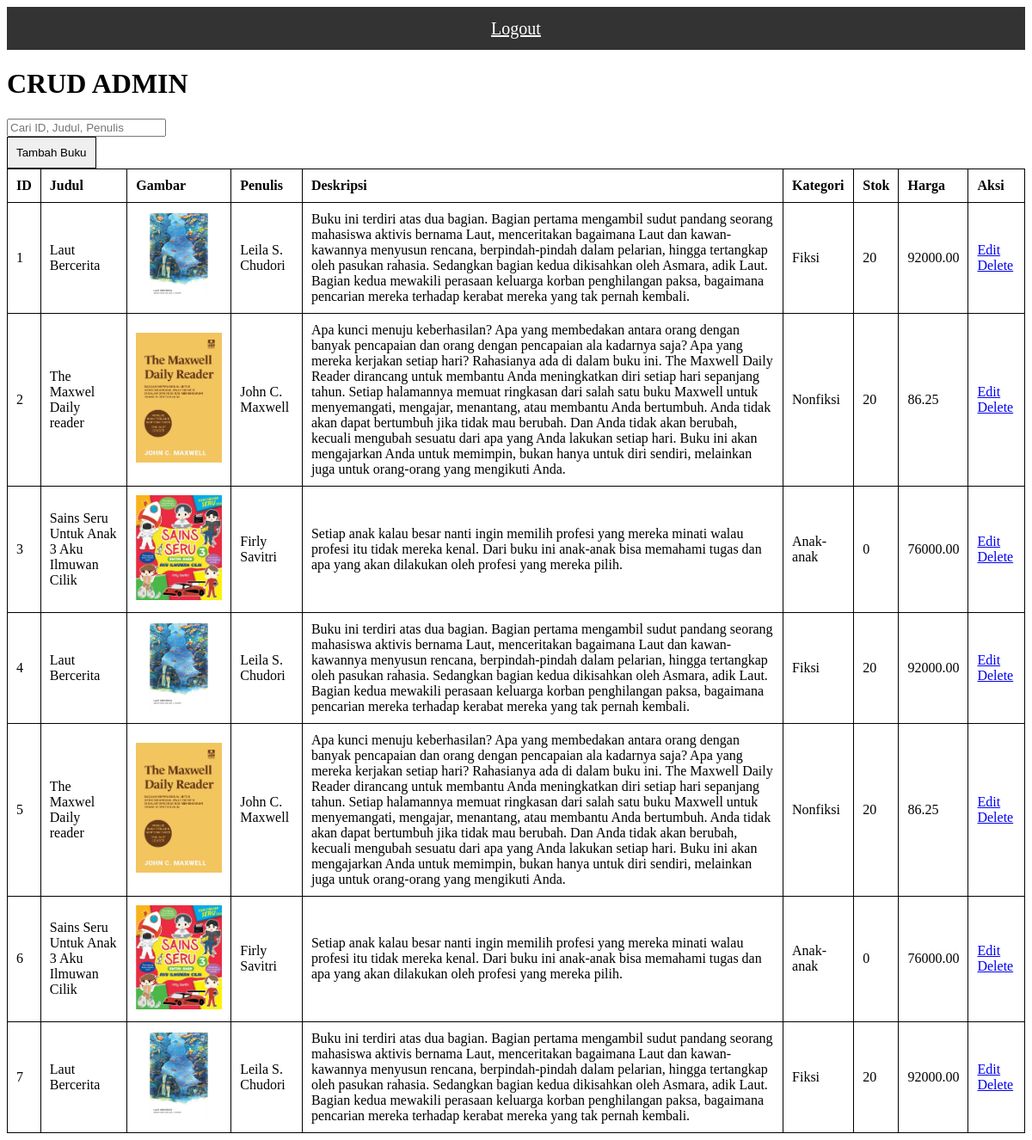
The page /CRUDadmin.php on the database its author committed.
### tables this page shows
CREATE TABLE `buku` (
  `id_buku` int(11) NOT NULL,
  `nama_buku` varchar(255) NOT NULL,
  `penulis` varchar(50) NOT NULL,
  `deskripsi` text NOT NULL,
  `kategori_buku` varchar(255) NOT NULL,
  `stok_buku` int(11) NOT NULL,
  `harga_buku` decimal(10,2) NOT NULL,
  `gambar` varchar(255) NOT NULL
);

### CRUDadmin.php (the view, shortened to what this page needs)
<?php
require "koneksi.php";
if (isset($_GET['search'])) {
    $search = mysqli_real_escape_string($conn, $_GET['search']);
    $query = "SELECT * FROM buku WHERE id_buku LIKE '%$search%' OR nama_buku LIKE '%$search%' OR penulis LIKE '%$search%'";
} else {
    $query = "SELECT * FROM buku";
}
$buku = [];
$result = mysqli_query($conn, $query);
while ($row = mysqli_fetch_assoc($result)) {
    $buku[] = $row;
}
?>
<!DOCTYPE html>
<html lang="en">
<head>
</head>
<body>
    <div class="navbar">
        <a href="logout.php">Logout</a>
    </div>
    <h1>CRUD ADMIN</h1>
    <search-bar>
        <form action="CRUDadmin.php" method="GET">
            <input type="text" name="search" placeholder="Cari ID, Judul, Penulis"
            <?php if(isset($_GET['search'])) echo 'value="'.$_GET['search'].'"'; ?>>
        </form>
    </search-bar>
    <a href="tambah_buku.php">
        <button class="tambah">Tambah Buku</button>
    </a>
    <table>
        <tr>
            <th>ID </th>
            <th>Judul</th>
            <th>Gambar</th>
            <th>Penulis</th>
            <th>Deskripsi</th>
            <th>Kategori</th>
            <th>Stok</th>
            <th>Harga</th>
            <th>Aksi</th>
        </tr>
        <?php foreach($buku as $b) : ?>
            <tr>
                <td><?php echo $b['id_buku'] ?></td>
                <td><?php echo $b['nama_buku'] ?></td>
                <td><img class="gambar-row" src="uploads/<?php echo $b['gambar'] ?>" alt="gambar buku" style="width: 100px;"></td>
                <td><?php echo $b['penulis'] ?></td>
                <td><?php echo $b['deskripsi'] ?></td>
                <td><?php echo $b['kategori_buku'] ?></td>
                <td><?php echo $b['stok_buku']?></td>
                <td><?php echo $b['harga_buku']?></td>
                <td>
                    <a href="edit_buku.php?id_buku=<?php echo $b['id_buku'] ?>">Edit</a>
                    <a href="delete_buku.php?id_buku=<?php echo $b['id_buku'] ?>" onclick="return confirm('Yakin ingin menghapus?')">Delete</a>
                </td>
            </tr>
        <?php endforeach; ?>
    </table>
</body>
</html>

### CRUDadmin.php (style rules this page uses)
table { width: 100%; border-collapse: collapse; }
table, th, td { border: 1px solid black; }
th, td { padding: 10px; text-align: left; }
.tambah { color:black; padding: 10px 10px; text-decoration: none; border: 1px solid black; cursor: pointer; }
.navbar { overflow: hidden; background-color: #333; height: 50px; color: white; }
.navbar a { display: block; color: white; text-align: center; padding: 14px 16px; font-size : 20px; }
.gambar-row { width: fit-content; height: auto; }

### rows shown on the page
buku: id_buku "1", nama_buku "Laut Bercerita", gambar (picture), penulis "Leila S. Chudori", deskripsi "Buku ini terdiri atas dua bagian. Bagian pertama mengambil sudut pandang seorang mahasiswa aktivis bernama Laut, menceritakan bagaimana Laut dan kawan-kawannya menyusun rencana, berpindah-pindah dalam pelarian, hingga tertangkap oleh pasukan rahasia. Sedangkan bagian kedua dikisahkan oleh Asmara, adik Laut. Bagian kedua mewakili perasaan keluarga korban penghilangan paksa, bagaimana pencarian mereka terhadap kerabat mereka yang tak pernah kembali.", kategori_buku "Fiksi", stok_buku "20", harga_buku "92000.00"
buku: id_buku "2", nama_buku "The Maxwel Daily reader", gambar (picture), penulis "John C. Maxwell", deskripsi "Apa kunci menuju keberhasilan? Apa yang membedakan antara orang dengan banyak pencapaian dan orang dengan pencapaian ala kadarnya saja? Apa yang mereka kerjakan setiap hari? Rahasianya ada di dalam buku ini. The Maxwell Daily Reader dirancang untuk membantu Anda meningkatkan diri setiap hari sepanjang tahun. Setiap halamannya memuat ringkasan dari salah satu buku Maxwell untuk menyemangati, mengajar, menantang, atau membantu Anda bertumbuh. Anda tidak akan dapat bertumbuh jika tidak mau berubah. Dan Anda tidak akan berubah, kecuali mengubah sesuatu dari apa yang Anda lakukan setiap hari. Buku ini akan mengajarkan Anda untuk memimpin, bukan hanya untuk diri sendiri, melainkan juga untuk…", kategori_buku "Nonfiksi", stok_buku "20", harga_buku "86.25"
buku: id_buku "3", nama_buku "Sains Seru Untuk Anak 3 Aku Ilmuwan Cilik", gambar (picture), penulis "Firly Savitri", deskripsi "Setiap anak kalau besar nanti ingin memilih profesi yang mereka minati walau profesi itu tidak mereka kenal. Dari buku ini anak-anak bisa memahami tugas dan apa yang akan dilakukan oleh profesi yang mereka pilih.", kategori_buku "Anak-anak", stok_buku "0", harga_buku "76000.00"
buku: id_buku "4", nama_buku "Laut Bercerita", gambar (picture), penulis "Leila S. Chudori", deskripsi "Buku ini terdiri atas dua bagian. Bagian pertama mengambil sudut pandang seorang mahasiswa aktivis bernama Laut, menceritakan bagaimana Laut dan kawan-kawannya menyusun rencana, berpindah-pindah dalam pelarian, hingga tertangkap oleh pasukan rahasia. Sedangkan bagian kedua dikisahkan oleh Asmara, adik Laut. Bagian kedua mewakili perasaan keluarga korban penghilangan paksa, bagaimana pencarian mereka terhadap kerabat mereka yang tak pernah kembali.", kategori_buku "Fiksi", stok_buku "20", harga_buku "92000.00"
buku: id_buku "5", nama_buku "The Maxwel Daily reader", gambar (picture), penulis "John C. Maxwell", deskripsi "Apa kunci menuju keberhasilan? Apa yang membedakan antara orang dengan banyak pencapaian dan orang dengan pencapaian ala kadarnya saja? Apa yang mereka kerjakan setiap hari? Rahasianya ada di dalam buku ini. The Maxwell Daily Reader dirancang untuk membantu Anda meningkatkan diri setiap hari sepanjang tahun. Setiap halamannya memuat ringkasan dari salah satu buku Maxwell untuk menyemangati, mengajar, menantang, atau membantu Anda bertumbuh. Anda tidak akan dapat bertumbuh jika tidak mau berubah. Dan Anda tidak akan berubah, kecuali mengubah sesuatu dari apa yang Anda lakukan setiap hari. Buku ini akan mengajarkan Anda untuk memimpin, bukan hanya untuk diri sendiri, melainkan juga untuk…", kategori_buku "Nonfiksi", stok_buku "20", harga_buku "86.25"
buku: id_buku "6", nama_buku "Sains Seru Untuk Anak 3 Aku Ilmuwan Cilik", gambar (picture), penulis "Firly Savitri", deskripsi "Setiap anak kalau besar nanti ingin memilih profesi yang mereka minati walau profesi itu tidak mereka kenal. Dari buku ini anak-anak bisa memahami tugas dan apa yang akan dilakukan oleh profesi yang mereka pilih.", kategori_buku "Anak-anak", stok_buku "0", harga_buku "76000.00"
buku: id_buku "7", nama_buku "Laut Bercerita", gambar (picture), penulis "Leila S. Chudori", deskripsi "Buku ini terdiri atas dua bagian. Bagian pertama mengambil sudut pandang seorang mahasiswa aktivis bernama Laut, menceritakan bagaimana Laut dan kawan-kawannya menyusun rencana, berpindah-pindah dalam pelarian, hingga tertangkap oleh pasukan rahasia. Sedangkan bagian kedua dikisahkan oleh Asmara, adik Laut. Bagian kedua mewakili perasaan keluarga korban penghilangan paksa, bagaimana pencarian mereka terhadap kerabat mereka yang tak pernah kembali.", kategori_buku "Fiksi", stok_buku "20", harga_buku "92000.00"
